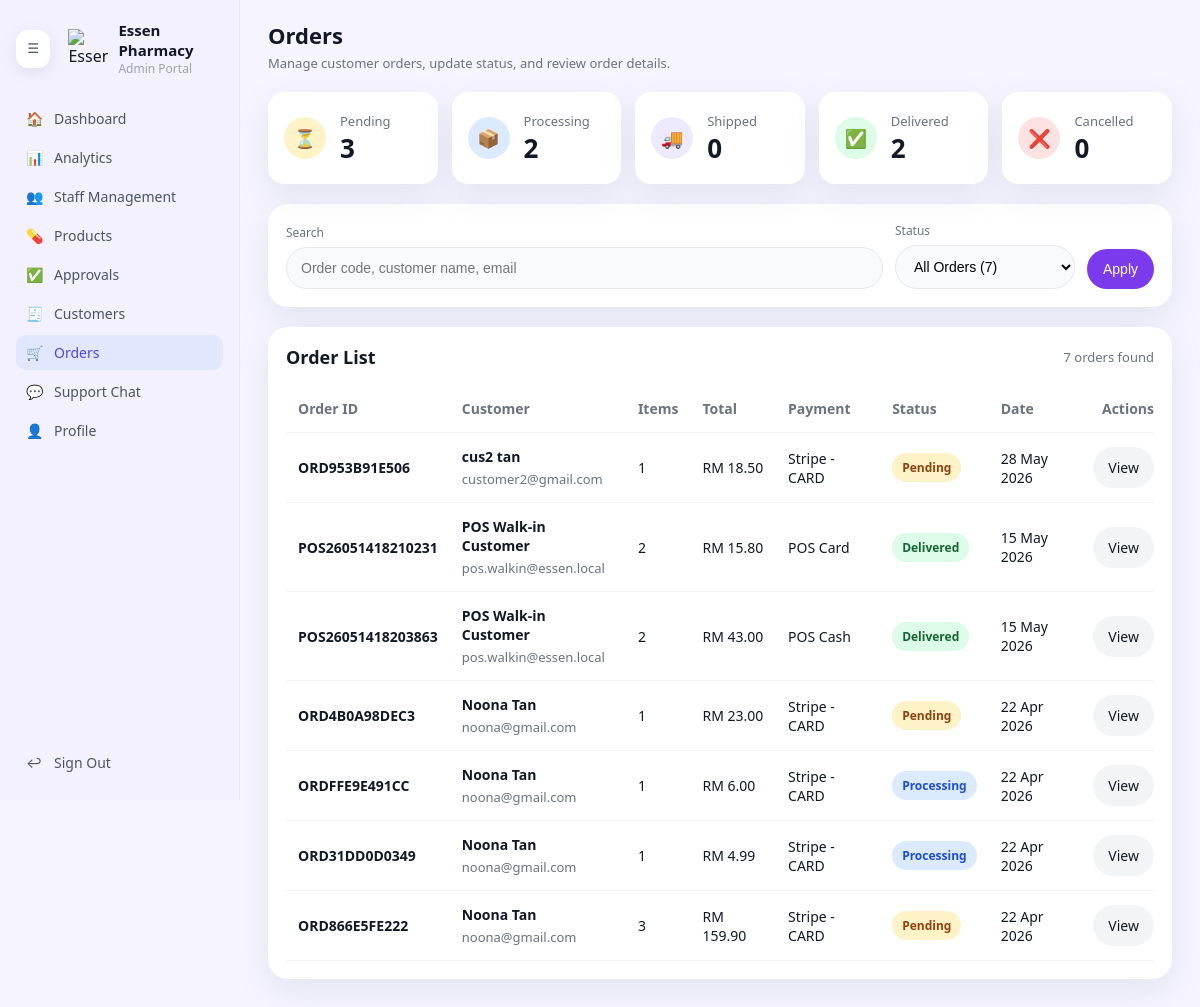
The app's page /admin/orders.php (signed in) with its own data.
### tables this page shows
CREATE TABLE `customer_orders` (
  `order_id` int(10) UNSIGNED NOT NULL,
  `order_code` varchar(20) NOT NULL,
  `customer_id` int(10) UNSIGNED NOT NULL,
  `cashier_user_id` int(10) UNSIGNED DEFAULT NULL,
  `order_date` date NOT NULL DEFAULT curdate(),
  `transaction_datetime` datetime DEFAULT NULL,
  `total` decimal(12,2) NOT NULL DEFAULT 0.00,
  `items` int(10) UNSIGNED NOT NULL DEFAULT 0,
  `status` enum('Pending','Processing','Shipped','Delivered','Cancelled') NOT NULL DEFAULT 'Pending',
  `paymentMethod` varchar(80) DEFAULT 'Unknown',
  `amount_paid` decimal(12,2) DEFAULT NULL,
  `change_amount` decimal(12,2) DEFAULT NULL,
  `order_source` varchar(30) NOT NULL DEFAULT 'Online',
  `created_at` timestamp NULL DEFAULT current_timestamp(),
  `updated_at` timestamp NULL DEFAULT current_timestamp() ON UPDATE current_timestamp()
);

CREATE TABLE `customers` (
  `customer_id` int(10) UNSIGNED NOT NULL,
  `user_id` int(10) UNSIGNED DEFAULT NULL,
  `customer_code` varchar(20) NOT NULL,
  `name` varchar(150) NOT NULL,
  `email` varchar(150) NOT NULL,
  `phone` varchar(40) DEFAULT NULL,
  `address` varchar(255) DEFAULT NULL,
  `join_date` date NOT NULL DEFAULT curdate(),
  `status` enum('active','inactive') NOT NULL DEFAULT 'active',
  `created_at` timestamp NULL DEFAULT current_timestamp(),
  `updated_at` timestamp NULL DEFAULT current_timestamp() ON UPDATE current_timestamp()
);

### admin/orders.php (the view, shortened to what this page needs)
<?php
require_once __DIR__ . '/../db.php';
function h($value) {
    return htmlspecialchars($value, ENT_QUOTES, 'UTF-8');
}
$search = trim($_GET['q'] ?? '');
$statusFilter = trim($_GET['status'] ?? 'all');
$statusConfig = [
    'Pending' => ['icon' => '⏳', 'class' => 'orders-stat-icon-pending'],
    'Processing' => ['icon' => '📦', 'class' => 'orders-stat-icon-processing'],
    'Shipped' => ['icon' => '🚚', 'class' => 'orders-stat-icon-shipped'],
    'Delivered' => ['icon' => '✅', 'class' => 'orders-stat-icon-delivered'],
    'Cancelled' => ['icon' => '❌', 'class' => 'orders-stat-icon-cancelled'],
];
$where = '1=1';
$sql = "SELECT o.order_id, o.order_code, o.customer_id, o.order_date, o.total, o.items, o.status, o.paymentMethod, o.created_at,
               c.name AS customer_name, c.email AS customer_email, c.phone AS customer_phone, c.address AS customer_address
        FROM customer_orders o
        JOIN customers c ON o.customer_id = c.customer_id
        WHERE $where
        ORDER BY o.order_date DESC, o.order_id DESC";
$stmt = $conn->prepare($sql);
if ($stmt) {
    $stmt->execute();
    $ordersResult = $stmt->get_result();
    $orders = $ordersResult->fetch_all(MYSQLI_ASSOC);
} else {
    $orders = [];
}
$statusCounts = [
    'Pending' => 0,
    'Processing' => 0,
    'Shipped' => 0,
    'Delivered' => 0,
    'Cancelled' => 0,
];
$countResult = $conn->query('SELECT status, COUNT(*) AS total FROM customer_orders GROUP BY status');
if ($countResult) {
    while ($row = $countResult->fetch_assoc()) {
        $statusCounts[$row['status']] = (int)$row['total'];
    }
}
$statusCounts['All'] = array_sum($statusCounts);
?>
<!DOCTYPE html>
<html lang="en">
<head>
    <link rel="stylesheet" href="css/admin-dashboard.css">
    <link rel="stylesheet" href="css/admin-orders.css">
</head>
<body>
<div class="admin-layout">
    <aside class="sidebar">
        <div class="sidebar-header">
            <button type="button" id="sidebarToggle" class="sidebar-toggle" aria-pressed="false" aria-label="Toggle sidebar">☰</button>
            <div class="logo-circle">
                <img src="../logo-transparent.png" alt="Essen Pharmacy" class="logo-image">
            </div>
            <div class="sidebar-brand">
                <div class="brand-title">Essen Pharmacy</div>
                <div class="brand-subtitle">Admin Portal</div>
            </div>
        </div>
        <nav class="sidebar-nav">
            <a href="dashboard.php" class="nav-item">
                <span class="nav-icon">🏠</span>
                <span class="nav-label">Dashboard</span>
            </a>
            <a href="analytics.php" class="nav-item">
                <span class="nav-icon">📊</span>
                <span class="nav-label">Analytics</span>
            </a>
            <a href="staff.php" class="nav-item">
                <span class="nav-icon">👥</span>
                <span class="nav-label">Staff Management</span>
            </a>
            <a href="products.php" class="nav-item">
                <span class="nav-icon">💊</span>
                <span class="nav-label">Products</span>
            </a>
            <a href="approvals.php" class="nav-item">
                <span class="nav-icon">✅</span>
                <span class="nav-label">Approvals</span>
            </a>
            <a href="customers.php" class="nav-item">
                <span class="nav-icon">🧾</span>
                <span class="nav-label">Customers</span>
            </a>
            <a href="orders.php" class="nav-item active">
                <span class="nav-icon">🛒</span>
                <span class="nav-label">Orders</span>
            </a>
            <a href="support-chat.php" class="nav-item">
                <span class="nav-icon">💬</span>
                <span class="nav-label">Support Chat</span>
            </a>
            <a href="profile.php" class="nav-item">
                <span class="nav-icon">👤</span>
                <span class="nav-label">Profile</span>
            </a>
        </nav>
        <div class="sidebar-footer">
            <a href="../logout.php" class="nav-item">
                <span class="nav-icon">↩</span>
                <span class="nav-label">Sign Out</span>
            </a>
        </div>
    </aside>
    <main class="main-content">
        <header class="main-header">
            <div class="page-header-brand">
                <div>
                    <h1>Orders</h1>
                    <p>Manage customer orders, update status, and review order details.</p>
                </div>
            </div>
        </header>
        <section class="orders-stats-grid">
            <?php foreach (['Pending', 'Processing', 'Shipped', 'Delivered', 'Cancelled'] as $status): ?>
                <?php $config = $statusConfig[$status]; ?>
                <article class="orders-stat-card">
                    <div class="orders-stat-card-icon <?php echo $config['class']; ?>"><?php echo $config['icon']; ?></div>
                    <div>
                        <div class="orders-stat-title">
                            <?php echo h($status); ?>
                        </div>
                        <div class="orders-stat-value"><?php echo number_format($statusCounts[$status]); ?></div>
                    </div>
                </article>
            <?php endforeach; ?>
        </section>
        <section class="orders-filter-card">
            <form class="orders-filter-row" method="get" action="orders.php">
                <label class="orders-search-group">
                    <span class="orders-label">Search</span>
                    <input
                        type="search"
                        name="q"
                        value="<?php echo h($search); ?>"
                        placeholder="Order code, customer name, email"
                        class="orders-search-input"
                    />
                </label>
                <label class="orders-filter-group">
                    <span class="orders-label">Status</span>
                    <select name="status" class="orders-filter-select" onchange="this.form.submit()">
                        <option value="all"<?php echo $statusFilter === 'all' ? ' selected' : ''; ?>>All Orders (<?php echo number_format($statusCounts['All']); ?>)</option>
                    </select>
                </label>
                <button type="submit" class="orders-filter-button">Apply</button>
            </form>
        </section>
        <section class="orders-table-card">
            <div class="orders-table-header">
                <h2>Order List</h2>
                <div class="orders-table-meta"><?php echo number_format(count($orders)); ?> order<?php echo count($orders) === 1 ? '' : 's'; ?> found</div>
            </div>
            <div class="orders-table-wrapper">
                <table class="orders-table">
                    <thead>
                        <tr>
                            <th>Order ID</th>
                            <th>Customer</th>
                            <th>Items</th>
                            <th>Total</th>
                            <th>Payment</th>
                            <th>Status</th>
                            <th>Date</th>
                            <th class="text-right">Actions</th>
                        </tr>
                    </thead>
                    <tbody>
                        <?php foreach ($orders as $order): ?>
                            <tr>
                                <td class="order-code"><?php echo h($order['order_code']); ?></td>
                                <td>
                                    <div class="order-customer">
                                        <span class="order-customer-name"><?php echo h($order['customer_name']); ?></span>
                                        <span class="order-customer-email"><?php echo h($order['customer_email']); ?></span>
                                    </div>
                                </td>
                                <td><?php echo (int)$order['items']; ?></td>
                                <td>RM <?php echo number_format((float)$order['total'], 2); ?></td>
                                <td><?php echo h($order['paymentMethod']); ?></td>
                                <td><span class="orders-badge orders-badge-<?php echo strtolower($order['status']); ?>"><?php echo h($order['status']); ?></span></td>
                                <td><?php echo date('d M Y', strtotime($order['order_date'])); ?></td>
                                <td class="text-right">
                                    <a class="orders-button" href="view-order.php?order_id=<?php echo (int)$order['order_id']; ?>">View</a>
                                </td>
                            </tr>
                        <?php endforeach; ?>
                    </tbody>
                </table>
            </div>
        </section>
    </main>
</div>
</body>
</html>

### admin/css/admin-dashboard.css (style rules this page uses)
body { margin: 0; font-family: system-ui, -apple-system, BlinkMacSystemFont, "Segoe UI", sans-serif; background-color: #f5f4ff; color: #111827; }
.admin-layout { display: grid; grid-template-columns: 240px minmax(0, 1fr); min-height: 100vh; }
.sidebar { position: sticky; top: 0; height: 100vh; overflow-y: auto; background-color: #f3f0ff; border-right: 1px solid #e5e7eb; display: flex; flex-direction: column; padding: 20px 16px; box-sizing: border-box; min-width: 240px; transition: width 0.2s ease, padding 0.2s ease; }
.sidebar-header { display: flex; align-items: center; gap: 10px; margin-bottom: 24px; }
.logo-circle { width: 40px; height: 40px; border-radius: 0; display: flex; align-items: center; justify-content: center; background: transparent; color: inherit; overflow: visible; }
.logo-image { width: 40px; height: 40px; max-width: 40px; max-height: 40px; display: block; object-fit: contain; }
.sidebar-toggle { display: inline-flex; align-items: center; justify-content: center; width: 38px; height: 38px; border: none; border-radius: 12px; background: #ffffff; color: #4b5563; cursor: pointer; box-shadow: 0 5px 18px rgba(15, 23, 42, 0.08); transition: background 0.2s ease, transform 0.2s ease; margin-right: 8px; }
.sidebar-brand .brand-title { font-size: 15px; font-weight: 600; }
.sidebar-brand .brand-subtitle { font-size: 12px; color: #9ca3af; }
.sidebar-nav { flex: 1; display: flex; flex-direction: column; gap: 4px; }
.nav-item { display: flex; align-items: center; gap: 10px; padding: 8px 10px; border-radius: 10px; text-decoration: none; color: #4b5563; font-size: 14px; }
.nav-item .nav-icon { width: 18px; }
.nav-item.active { background-color: #e0e7ff; color: #4f46e5; }
.sidebar-footer { margin-top: auto; }
.main-content { padding: 20px 28px 28px; box-sizing: border-box; }
.main-header h1 { margin: 0 0 4px; font-size: 22px; }
.main-header p { margin: 0; font-size: 13px; color: #6b7280; }

### records on screen
customer_orders: order_code "ORD953B91E506", customer.name "cus2 tan", customer.email "customer2@gmail.com", items "1", total "18.50", paymentMethod "Stripe - CARD", status "Pending", order_date "28 May 2026"
customer_orders: order_code "POS26051418210231", customer.name "POS Walk-in Customer", customer.email "pos.walkin@essen.local", items "2", total "15.80", paymentMethod "POS Card", status "Delivered", order_date "15 May 2026"
customer_orders: order_code "POS26051418203863", customer.name "POS Walk-in Customer", customer.email "pos.walkin@essen.local", items "2", total "43.00", paymentMethod "POS Cash", status "Delivered", order_date "15 May 2026"
customer_orders: order_code "ORD4B0A98DEC3", customer.name "Noona Tan", customer.email "noona@gmail.com", items "1", total "23.00", paymentMethod "Stripe - CARD", status "Pending", order_date "22 Apr 2026"
customer_orders: order_code "ORDFFE9E491CC", customer.name "Noona Tan", customer.email "noona@gmail.com", items "1", total "6.00", paymentMethod "Stripe - CARD", status "Processing", order_date "22 Apr 2026"
customer_orders: order_code "ORD31DD0D0349", customer.name "Noona Tan", customer.email "noona@gmail.com", items "1", total "4.99", paymentMethod "Stripe - CARD", status "Processing", order_date "22 Apr 2026"
customer_orders: order_code "ORD866E5FE222", customer.name "Noona Tan", customer.email "noona@gmail.com", items "3", total "159.90", paymentMethod "Stripe - CARD", status "Pending", order_date "22 Apr 2026"

### other values on screen
$config['icon'] "⏳"
$status "Pending"
$statusCounts[$status] "3"
$config['icon'] "📦"
$status "Processing"
$statusCounts[$status] "2"
$config['icon'] "🚚"
$status "Shipped"
$statusCounts[$status] "0"
$config['icon'] "✅"
$status "Delivered"
$config['icon'] "❌"
$status "Cancelled"
count($orders) "7"
